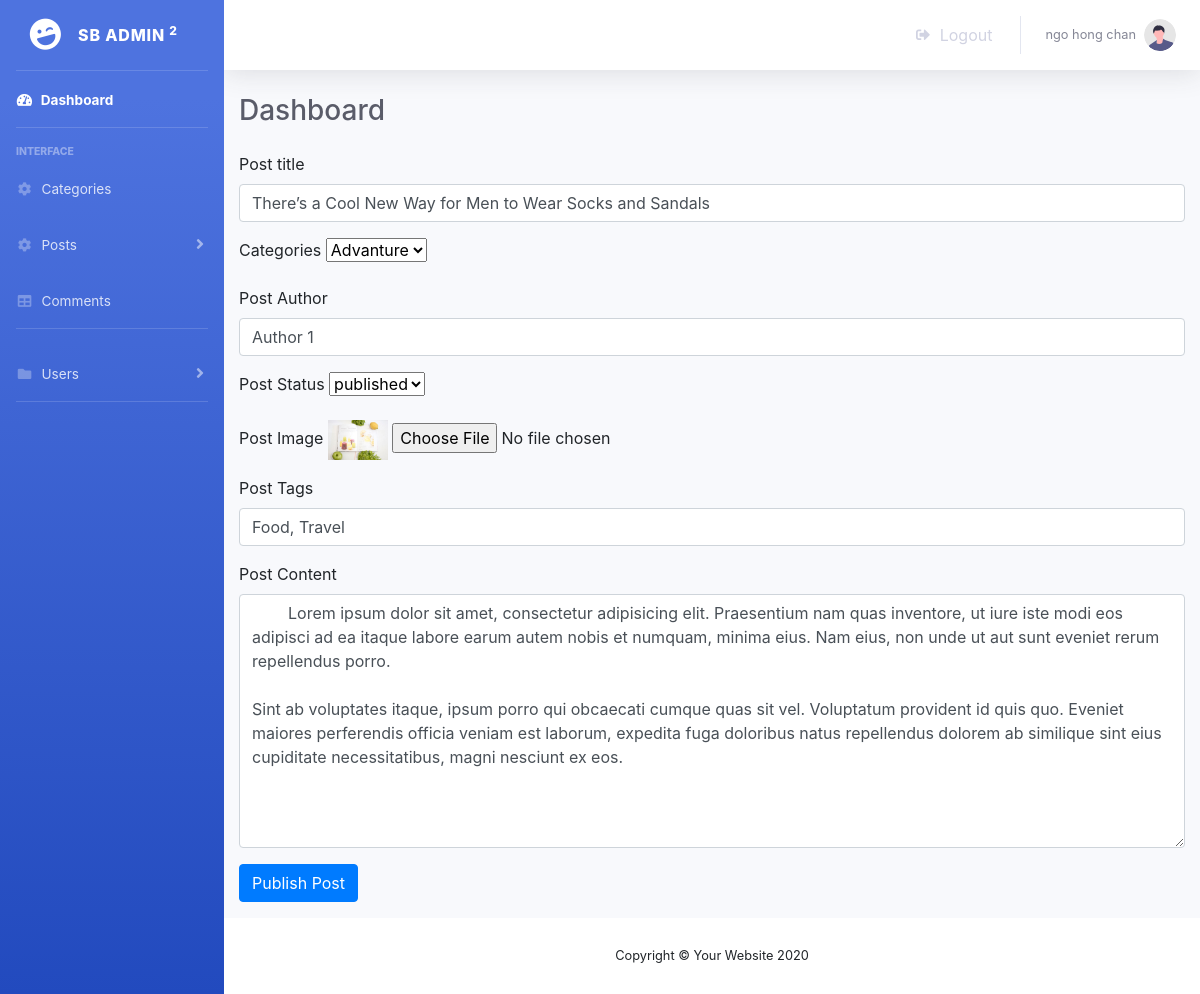
The page /admin/posts.php?source=edit_post&p_id=1 (signed in) on the database its author committed.
### tables this page shows
CREATE TABLE `posts` (
  `post_id` int(11) NOT NULL,
  `post_category_id` int(11) NOT NULL,
  `post_title` varchar(255) NOT NULL,
  `post_author` varchar(255) NOT NULL,
  `post_date` datetime NOT NULL,
  `post_image` varchar(255) NOT NULL,
  `post_content` longtext NOT NULL,
  `post_tags` varchar(255) NOT NULL,
  `post_status` varchar(255) NOT NULL,
  `post_views_count` int(11) NOT NULL,
  `post_comment_count` int(11) NOT NULL
);

### admin/includes/edit_post.php (the view, shortened to what this page needs)
<?php
if (isset($_GET['p_id'])) {
    $the_post_id = $_GET['p_id'];
}
$query = "SELECT * FROM posts WHERE post_id = $the_post_id";
$select_post_query_id = mysqli_query($connection, $query);
while ($row = mysqli_fetch_assoc($select_post_query_id)) {
    $post_author = $row['post_author'];
    $post_title = $row['post_title'];
    $post_category_id = $row['post_category_id'];
    $post_status = $row['post_status'];
    $post_image = $row['post_image'];
    $post_tags = $row['post_tags'];
    $post_content = $row['post_content'];
}
?>
<form action="" method="POST" enctype="multipart/form-data">
    <div class="form-group">
        <label for="title">Post title</label>
        <input value="<?php echo $post_title ?>" type="text" class="form-control" name="post_title">
    </div>
    <div class="form-group">
        <label for="categories">Categories</label>
        <select name="post_category" id="">
            <?php
            $query = "SELECT * FROM category ";
            $select_categories = mysqli_query($connection, $query);
            while ($row = mysqli_fetch_assoc($select_categories)) {
                $cat_id = $row['cat_id'];
                $cat_title = $row['cat_title'];
                if ($cat_id == $post_category_id) {
                    echo "<option selected value='{$cat_id}'>{$cat_title}</option>";
                } else {
                    echo "<option value='{$cat_id}'>{$cat_title}</option>";
                }
            }
            ?>
        </select>
    </div>
    <div class="form-group">
        <label for="post_author">Post Author</label>
        <input value="<?php echo $post_author ?>" type="text" class="form-control" name="post_author">
    </div>
    <div class="form-group">
        <label for="post_status">Post Status</label>
        <select name="post_status" id="">
            <option value="<?php echo $post_status; ?>"><?php echo $post_status; ?></option>
        </select>
    </div>
    <div class="form-group">
        <label for="image">Post Image</label>
        <img style="width: 60px;" src="../images/<?php echo $post_image ?>" />
        <input type="file" name="image">
    </div>
    <div class="form-group">
        <label for="post_tags">Post Tags</label>
        <input value="<?php echo $post_tags ?>" type="text" class="form-control" name="post_tags">
    </div>
    <div class="form-group">
        <label for="post_content">Post Content</label>
        <textarea name="post_content" id="" class="form-control" cols="30" rows="10">
        <?php echo $post_content ?>
        </textarea>
    </div>
    <div class="form-group">
        <input type="submit" class="btn btn-primary" name="update_post" value="Publish Post">
    </div>
</form>

### rows shown on the page
posts: post_title "There’s a Cool New Way for Men to Wear Socks and Sandals", post_author "Author 1", post_status "published", post_image (picture), post_tags "Food, Travel", post_content "Lorem ipsum dolor sit amet, consectetur adipisicing elit. Praesentium nam quas inventore, ut iure iste modi eos adipisci ad ea itaque labore earum autem nobis et numquam, minima eius. Nam eius, non unde ut aut sunt eveniet rerum repellendus porro. Sint ab voluptates itaque, ipsum porro qui obcaecati cumque quas sit vel. Voluptatum provident id quis quo. Eveniet maiores perferendis officia veniam est laborum, expedita fuga doloribus natus repellendus dolorem ab similique sint eius cupiditate necessitatibus, magni nesciunt ex eos."

### other values the page prints
$_SESSION['username'] "ngo hong chan"
form field post_category "Advanture"
